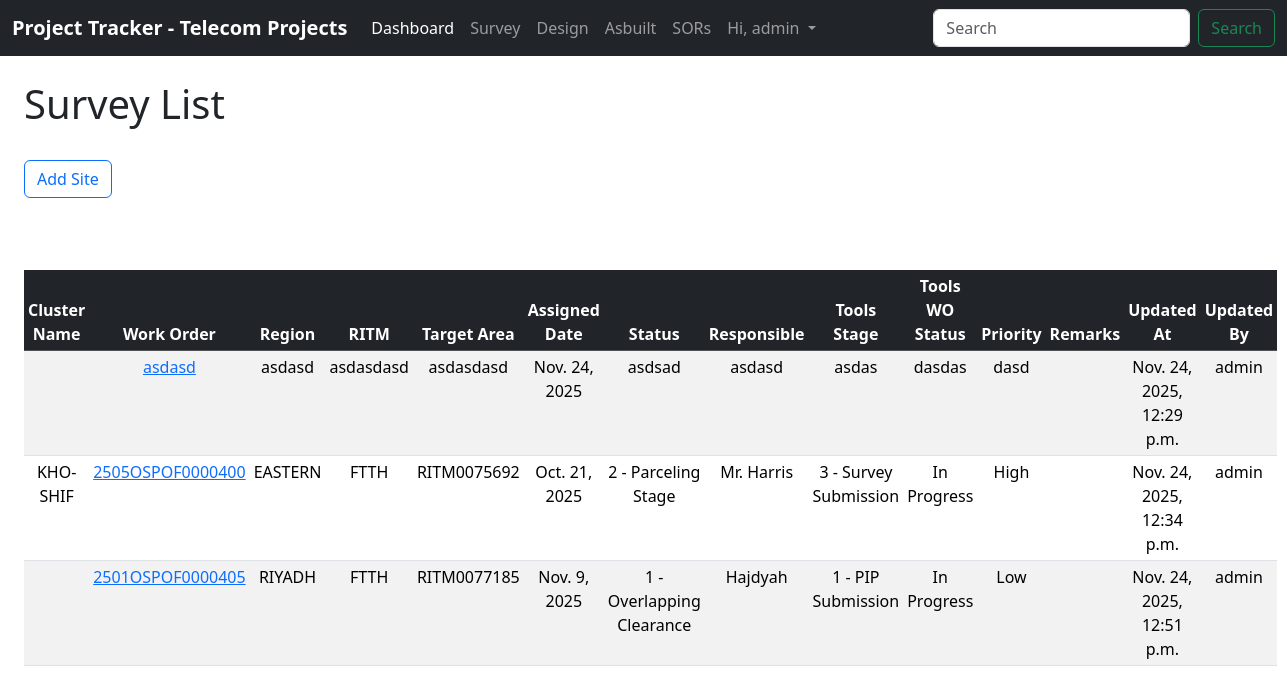
Page /survey/ (signed in) on the committed database.
### website/models.py (models this page shows, shortened)
class survey(models.Model):
    cluster_name = models.CharField(max_length=200, blank=True)
    work_order = models.CharField(max_length=16)
    region = models.CharField(max_length=20, blank=True)
    project_type = models.CharField(max_length=20, blank=True)
    RITM = models.CharField(max_length=11)
    target_area = models.IntegerField(blank=True, null=True)
    date_assigned = models.DateField()
    status = models.CharField(max_length=50)
    responsible = models.CharField(max_length=100)
    tools = models.CharField(max_length=50)
    wo_status = models.CharField(max_length=50)
    priority = models.CharField(max_length=20)
    remarks = models.TextField(blank=True)
    updated_at = models.DateTimeField(auto_now_add=True)
    updated_by = models.ForeignKey(
        User, on_delete=models.SET_NULL, null=True, blank=True
    )

### website/views.py (the view)
# urls.py: path('survey/', views.survey_list, name='survey'),
def survey_list(request):
    surveys = survey.objects.all()
    if request.method == 'POST':
        username = request.POST['username']
        password = request.POST['password']
        user = authenticate(request, username=username, password=password)
        if user is not None:
            login(request, user)
            messages.success(request, "You have logged in!")
            return redirect('survey')
        else:
            messages.success(
                request, "Username does not Exist, Please register for an account.")
            return redirect('home')
    else:
        return render(request, 'survey.html', {'surveys': surveys})

### website/templates/survey.html (shortened to what this page needs)
{% extends 'base.html' %}
{% block content %}
{% if user.is_authenticated %}
<div class="container-fluid px-4">
    <h1>Survey List</h1><br>
    <table class="table text-center table-striped table-hover table-boredered table-sm **mx-auto**">
        <thead class="table-dark">
            <a class="btn btn-outline-primary" aria-current="page" href="{% url 'add_survey_record' %}">Add Site</a><br>
            <tr>
                <th scope=" col">Cluster Name</th>
                <th scope="col">Work Order</th>
                <th scope="col">Region</th>
                <th scope="col">RITM</th>
                <th scope="col">Target Area</th>
                <th scope="col">Assigned Date</th>
                <th scope="col">Status</th>
                <th scope="col">Responsible</th>
                <th scope="col">Tools Stage</th>
                <th scope="col">Tools WO Status</th>
                <th scope="col">Priority</th>
                <th scope="col">Remarks</th>
                <th scope="col">Updated At</th>
                <th scope="col">Updated By</th>
            </tr>
        </thead>
        <tbody>
            {% if surveys %}
            <tr>
                {% for survey in surveys %}
                <td>{{ survey.cluster_name }}</td>
                <td><a href="{% url 'survey_detail' survey.id %}">{{ survey.work_order }}</a></td>
                <td>{{ survey.region }}</td>
                <td>{{ survey.project_type }}</td>
                <td>{{ survey.RITM }}</td>
                <td>{{ survey.date_assigned }}</td>
                <td>{{ survey.status }}</td>
                <td>{{ survey.responsible }}</td>
                <td>{{ survey.tools }}</td>
                <td>{{ survey.wo_status }}</td>
                <td>{{ survey.priority }}</td>
                <td>{{ survey.remarks }}</td>
                <td>{{ survey.updated_at }}</td>
                <td>{{ survey.updated_by }}</td>
            </tr>
            <br>
            {% endfor %}
            {% endif %}
        </tbody>
    </table>
</div>
{% endif %}
{% endblock %}

### website/templates/navbar.html (shortened to what this page needs)
<nav class="navbar navbar-expand-lg navbar-dark bg-dark">
    <div class="container-fluid">
        <a class="navbar-brand" href="{% url 'home' %}"><strong>Project Tracker - Telecom Projects</strong></a>
        {% if user.is_authenticated %}
        <div class="collapse navbar-collapse" id="navbarSupportedContent">
            <ul class="navbar-nav me-auto mb-4 mb-lg-0">
                <li class="nav-item">
                    <a class="nav-link active" aria-current="page" href="{% url 'home' %}">Dashboard</a>
                </li>
                <li class="nav-item">
                    <a class="nav-link" href="{% url 'survey' %}">Survey</a>
                </li>
                <li class="nav-item">
                    <a class="nav-link" href="#">Design</a>
                </li>
                <li class="nav-item">
                    <a class="nav-link" href="#">Asbuilt</a>
                </li>
                <li class="nav-item">
                    <a class="nav-link" href="#">SORs</a>
                </li>
                <li class="nav-item dropdown">
                    <a class="nav-link dropdown-toggle" href="#" role="button" data-bs-toggle="dropdown"
                        aria-expanded="false">
                        Hi, {{ user.username }}
                    </a>
                </li>
            </ul>
            <form class="d-flex" role="search">
                <input class="form-control me-2" type="search" placeholder="Search" aria-label="Search" />
                <button class="btn btn-outline-success" type="submit">Search</button>
            </form>
        </div>
        {% endif %}
    </div>
</nav>

### rows in the picture
survey: work_order "asdasd", region "asdasd", project_type "asdasdasd", RITM "asdasdasd", date_assigned "Nov. 24, 2025", status "asdsad", responsible "asdasd", tools "asdas", wo_status "dasdas", priority "dasd", updated_at "Nov. 24, 2025, 12:29 p.m.", updated_by "admin"
survey: cluster_name "KHO-SHIF", work_order "2505OSPOF0000400", region "EASTERN", project_type "FTTH", RITM "RITM0075692", date_assigned "Oct. 21, 2025", status "2 - Parceling Stage", responsible "Mr. Harris", tools "3 - Survey Submission", wo_status "In Progress", priority "High", updated_at "Nov. 24, 2025, 12:34 p.m.", updated_by "admin"
survey: work_order "2501OSPOF0000405", region "RIYADH", project_type "FTTH", RITM "RITM0077185", date_assigned "Nov. 9, 2025", status "1 - Overlapping Clearance", responsible "Hajdyah", tools "1 - PIP Submission", wo_status "In Progress", priority "Low", updated_at "Nov. 24, 2025, 12:51 p.m.", updated_by "admin"

### other values in the picture
{{ user.username }} "admin"
